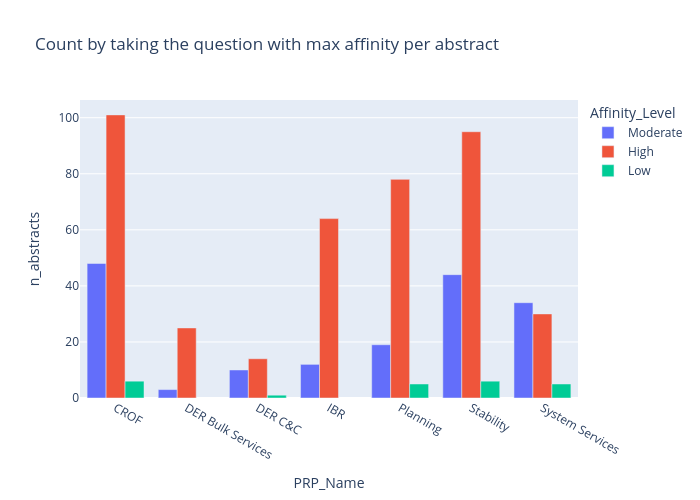

The notebook cell this image was saved under:
### Code cell
# max_affinity = ra_adjudication_aggregated_df.groupby(['Abstract_Index'], as_index=False)['Final_Affinity'].max()
# max_affinity = pd.merge(max_affinity, ra_adjudication_aggregated_df, on=['Abstract_Index', 'Final_Affinity'], how='inner')
# max_affinity = max_affinity.drop_duplicates(subset=['Abstract_Index', 'Final_Affinity']) 
# there were two duplicates i.e., two levels with the same max affinity level for the same abstract, but different PRP-RA combinations. This is because we took the max affinity per (abstract, PRP) group, but then some abstracts had the same max affinity across different PRPs. We want to keep only one row per abstract with the max affinity, so we drop duplicates based on Abstract_Index and Final_Affinity. This way, if there are multiple rows with the same Abstract_Index and Final_Affinity, we keep only one of them (the first one encountered).
# display(max_affinity)
first_n = 2
id_max =  ra_adjudication_aggregated_df.groupby(['Abstract_Index'], as_index=False)['Final_Affinity'].apply(lambda s: s.sort_values(ascending=False).head(first_n).index).explode('Final_Affinity')
max_affinity = ra_adjudication_aggregated_df.iloc[id_max['Final_Affinity']]

count_df = max_affinity.groupby(['PRP_Name','Affinity_Level']).size().reset_index(name='n_abstracts')
fig = px.bar(count_df,
       x = 'PRP_Name',
       y = 'n_abstracts',
       color = 'Affinity_Level',
       title='Count by taking the question with max affinity per abstract',
       barmode='group',
       category_orders={
        'Affinity_Level': ['Moderate', 'High'],
        'source': ['prp', 'ra']
    },)
fig.update_layout(width=700, height=500)
fig.show()
display(max_affinity.groupby('Affinity_Level')['Abstract_Index'].count())

### Figure 1 — Plotly figure (JSON) as saved in the notebook; plotly's stock layout.template omitted (floating-point values rounded to 4 significant figures)
{"data": [{"alignmentgroup": "True", "hovertemplate": "Affinity_Level=Moderate<br>PRP_Name=%{x}<br>n_abstracts=%{y}<extra></extra>", "legendgroup": "Moderate", "marker": {"color": "#636efa", "pattern": {"shape": ""}}, "name": "Moderate", "offsetgroup": "Moderate", "orientation": "v", "showlegend": true, "textposition": "auto", "type": "bar", "x": ["CROF", "DER Bulk Services", "DER C&C", "IBR", "Planning", "Stability", "System Services"], "xaxis": "x", "y": [48, 3, 10, 12, 19, 44, 34], "yaxis": "y"}, {"alignmentgroup": "True", "hovertemplate": "Affinity_Level=High<br>PRP_Name=%{x}<br>n_abstracts=%{y}<extra></extra>", "legendgroup": "High", "marker": {"color": "#EF553B", "pattern": {"shape": ""}}, "name": "High", "offsetgroup": "High", "orientation": "v", "showlegend": true, "textposition": "auto", "type": "bar", "x": ["CROF", "DER Bulk Services", "DER C&C", "IBR", "Planning", "Stability", "System Services"], "xaxis": "x", "y": [101, 25, 14, 64, 78, 95, 30], "yaxis": "y"}, {"alignmentgroup": "True", "hovertemplate": "Affinity_Level=Low<br>PRP_Name=%{x}<br>n_abstracts=%{y}<extra></extra>", "legendgroup": "Low", "marker": {"color": "#00cc96", "pattern": {"shape": ""}}, "name": "Low", "offsetgroup": "Low", "orientation": "v", "showlegend": true, "textposition": "auto", "type": "bar", "x": ["CROF", "DER C&C", "Planning", "Stability", "System Services"], "xaxis": "x", "y": [6, 1, 5, 6, 5], "yaxis": "y"}], "layout": {"barmode": "group", "height": 500, "legend": {"title": {"text": "Affinity_Level"}, "tracegroupgap": 0}, "title": {"text": "Count by taking the question with max affinity per abstract"}, "width": 700, "xaxis": {"anchor": "y", "domain": [0, 1], "title": {"text": "PRP_Name"}}, "yaxis": {"anchor": "x", "domain": [0, 1], "title": {"text": "n_abstracts"}}}}
